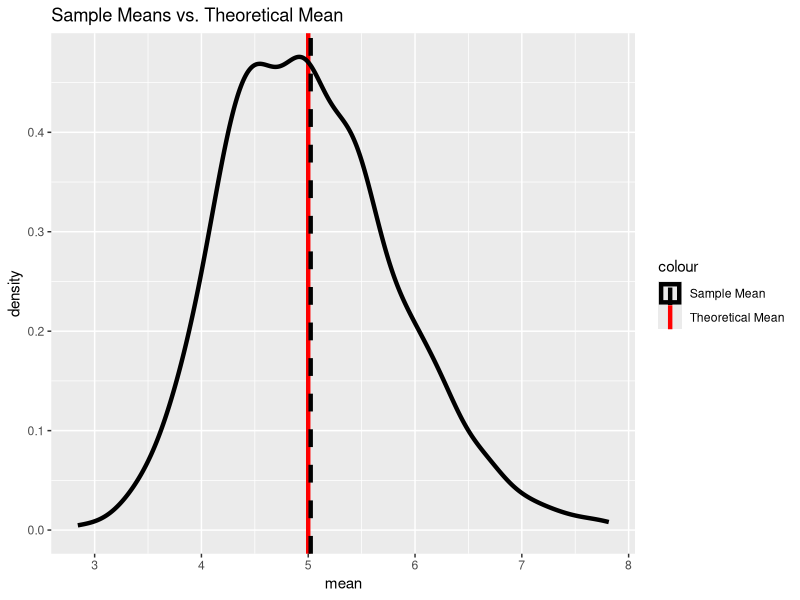
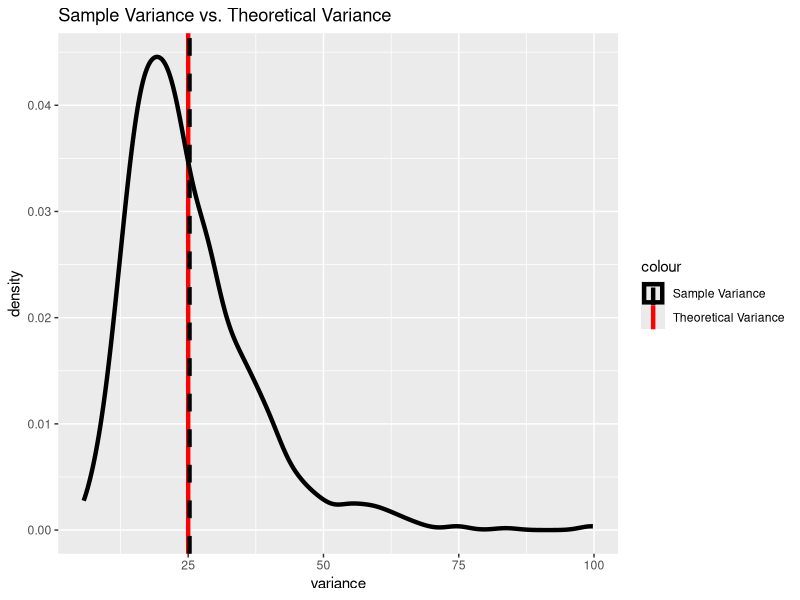
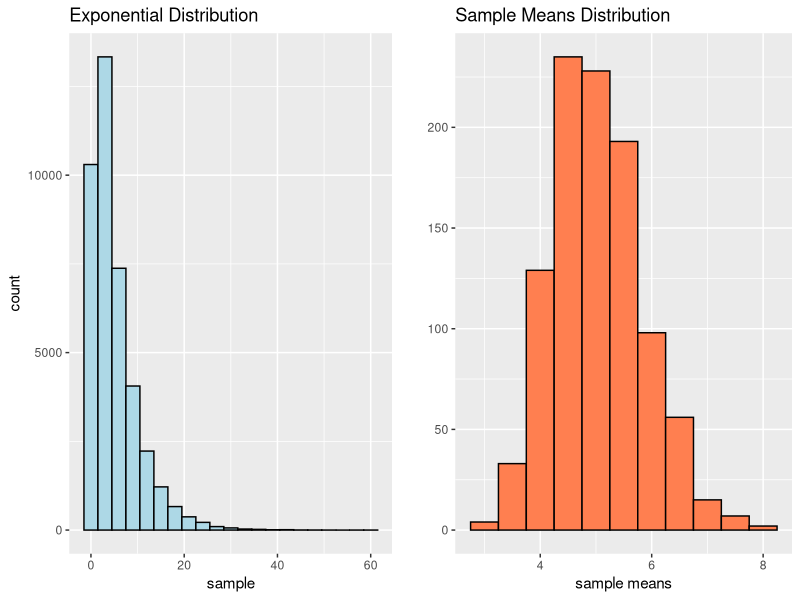

These figures' R source, in order:
## ---- chunk 1
knitr::opts_chunk$set(echo = TRUE)
## ---- chunk 2
library(ggplot2)
library(gridExtra)
library(grid)
## ---- chunk 3
## Setting simulation parameters
lambda = 0.2            # Lambda
tmu = 1/lambda          # Theoretical Mean
ts = 1/lambda           # Theoretical Standard Deviation
tvar = ts^2             # Theoretical Variance
n = 40                  # Number of rolls per simulation
ns = 1000               # Number of simulations

## Simulating data
set.seed(123456)
samples <- matrix(rexp(ns*n, rate = lambda), nrow = ns, ncol = n)
## ---- chunk 4
## Calculating sample means
smus <- apply(samples, 1, mean)

## Calculating the center of the distribution
smu <- mean(smus)

## Ploting
g1 <- ggplot(aes(x = smus), data = as.data.frame(smus)) +
      geom_vline(aes(xintercept = tmu, col = "Theoretical Mean"), size = 1.5) + 
      geom_density(aes(col = "Sample Mean"), size = 1.5) + 
      geom_vline(aes(xintercept = smu, col = "Sample Mean"), 
                 linetype = 2, size = 1.5) +
      scale_color_manual(labels = c("Sample Mean", "Theoretical Mean"), 
                         values = c("black", "red")) + 
      xlab("mean") + ggtitle("Sample Means vs. Theoretical Mean")

print(g1)
## ---- chunk 5
## Calculating sample variances
svars <- apply(samples, 1, var)

## Calculating the center of the distribution
svar <- mean(svars)

## Ploting
g2 <- ggplot(aes(x = svars), data = as.data.frame(svars)) +
      geom_vline(aes(xintercept = tvar, col = "Theoretical Variance"), size = 1.5) + 
      geom_density(aes(col = "Sample Variance"), size = 1.5) + 
      geom_vline(aes(xintercept = svar, col = "Sample Variance"), 
                 linetype = 2, size = 1.5) +
      scale_color_manual(labels = c("Sample Variance", "Theoretical Variance"), 
                         values = c("black", "red")) + 
      xlab("variance") + ggtitle("Sample Variance vs. Theoretical Variance")

print(g2)
## ---- chunk 6
## Linearizing samples
samp1 <- as.vector(samples)

## Ploting
g3 <- ggplot(aes(x = samp1), data = as.data.frame(samp1)) + 
      geom_histogram(col = "black", fill = "lightblue", binwidth = 3) +
      xlab("sample") + ggtitle("Exponential Distribution")
g4 <- ggplot(aes(x = smus), data = as.data.frame(smus)) +
      geom_histogram(col = "black", fill = "coral", binwidth = 0.5) +
      xlab("sample means") + ylab("") + ggtitle("Sample Means Distribution")
grid.arrange(g3, g4, ncol = 2)
